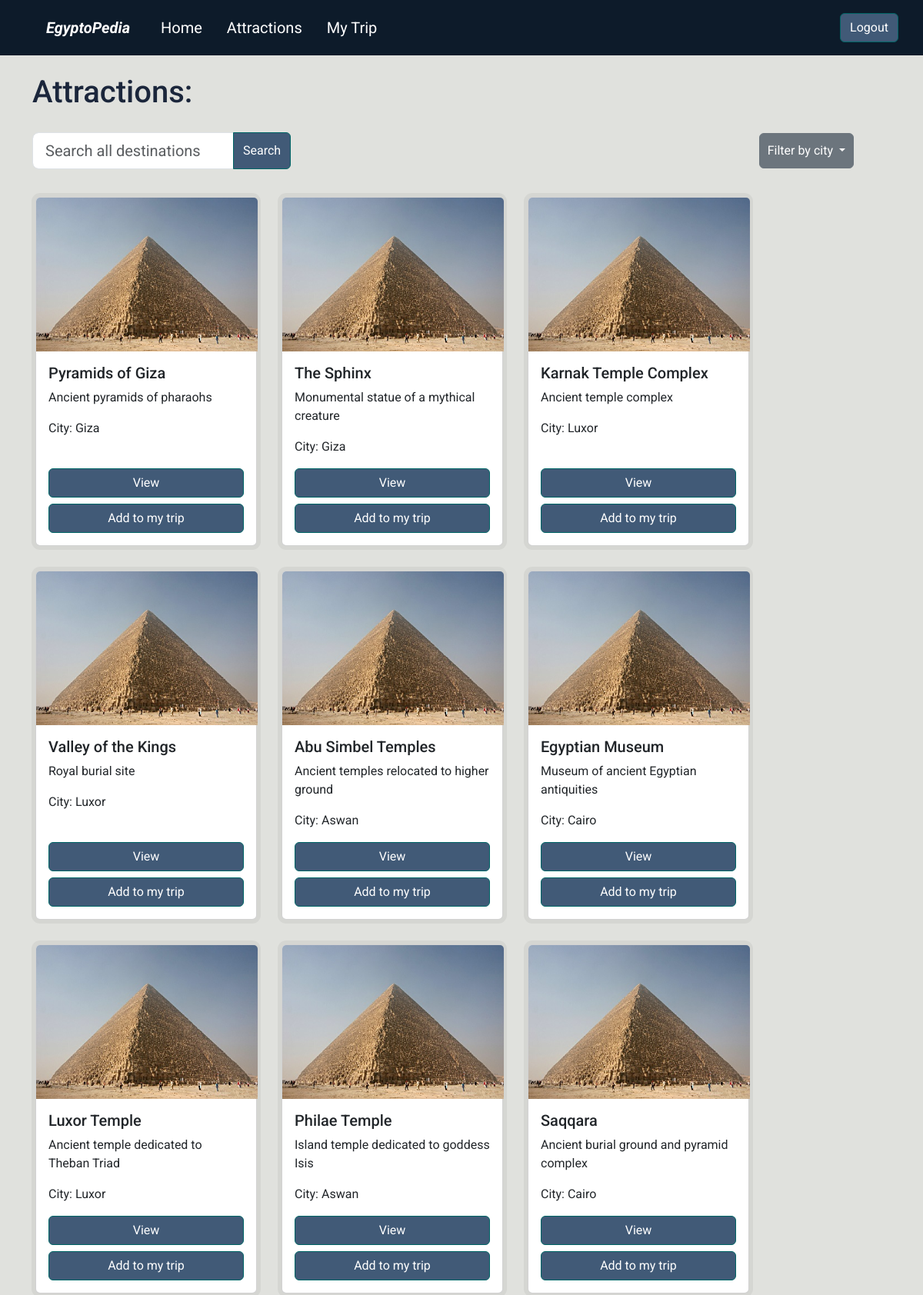
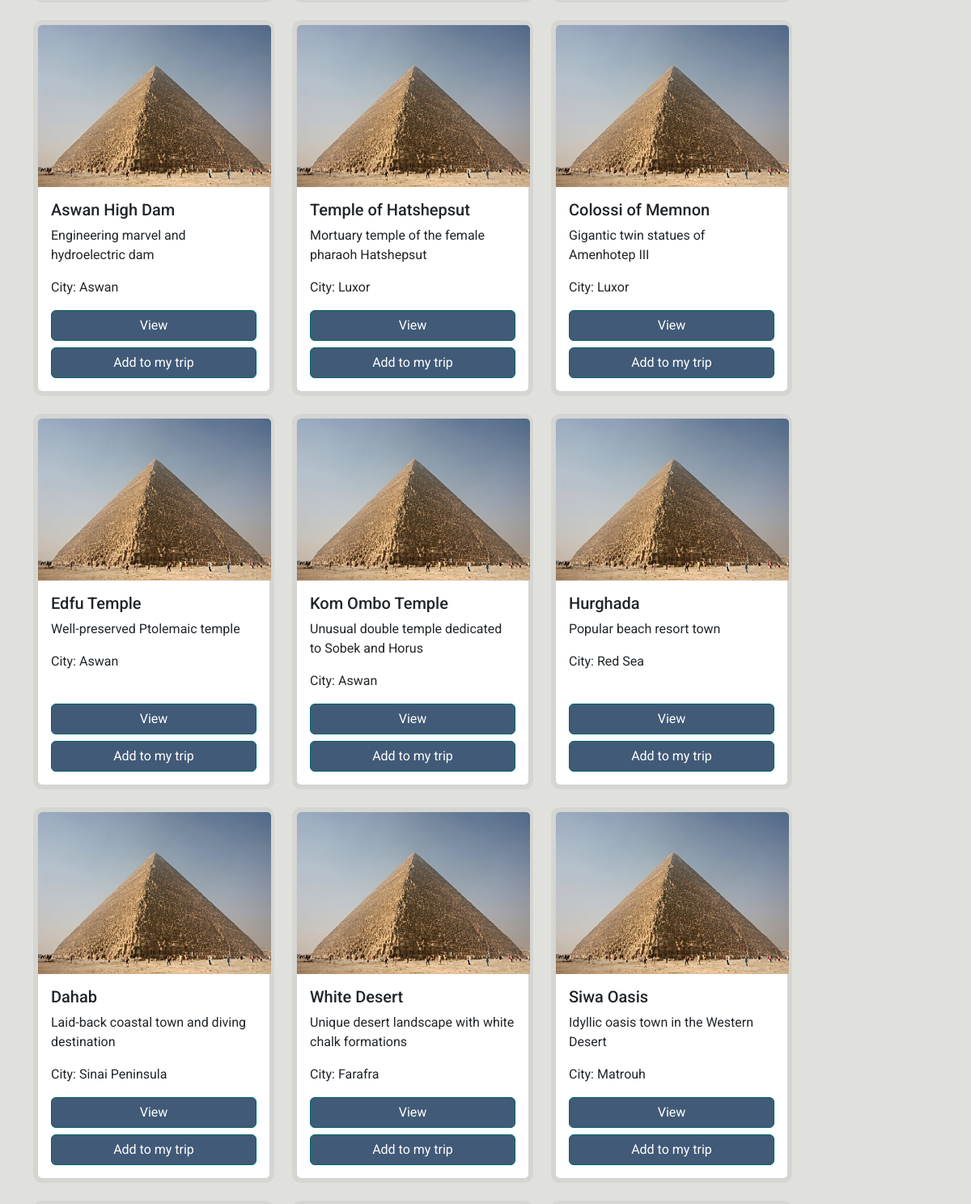
The page /attractions (signed in, upper part) on the database its author committed (2 pictures, top to bottom).
### models.py (models this page shows)
class Attraction(db.Model):
    __tablename__ = "attractions"
    id = db.Column(db.Integer, primary_key=True)
    name = db.Column(db.String(80), nullable=False)
    city = db.Column(db.String(80), nullable=False)
    location_latitude = db.Column(db.REAL)
    location_longitude = db.Column(db.REAL)
    summary = db.Column(db.String(200))
    description = db.Column(db.String)
    image = db.Column(db.String)

### app.py (the view, shortened to what this page needs)
@app.route("/attractions", methods=["GET", "POST"])
@login_required
def viewAttractions():
    if request.method == "GET":
        return render_template("attractions.html", attractions = myAttractions, uniqueCities=uniqueCities)

### app.py (called while the page is built)
@login_manager.user_loader
def load_user(user_id):
    return User.get(user_id)

### models.py (called while the page is built)
    def get(user_id):
        return db.session.query(User).get(user_id)

### templates/attractions.html (shortened to what this page needs)
{% extends "base.html" %} {% block title %} Attractions {% endblock %}
{% block main %}
<div class="container">
  <div class="row mt-4">
    <h1>Attractions:</h1>
  </div>
  <div class="row align-items-center">
    <form action="/attractions" method="post" class="col-md-6">
      <div class="input-group me-5 searchForm">
        <div class="">
          <input type="search" name="attraction_name" id="searchInput" placeholder="Search all destinations"
            class="form-control form-control-lg rounded-end-0" />
        </div>
        <button type="submit" class="btn btn-primary">Search</button>
      </div>
    </form>
    <div class="dropdown filterDropDown col-md-6">
      <button class="btn btn-secondary dropdown-toggle me-5" type="button" data-bs-toggle="dropdown" aria-expanded="false">
        Filter by city
      </button>
    </div>
  </div>
  <div class="row cardsContainer">
    {% for attraction in attractions %}
    <div class="card mx-3 my-3 px-0" style="width: 18rem">
     <div class="imgContainer">
      <img src="{{attraction.image}}"
      onerror="this.onerror = null; this.src='/static/default.jpg'" class="card-img-top" alt="..." />
     </div>
      <div class="card-body d-flex flex-column">
        <h5 class="card-title">{{attraction.name}}</h5>
        <p class="card-text">{{attraction.summary}}</p>
        <p class="card-text">City: {{attraction.city}}</p>
        <a href="/attractions/view/{{attraction.id}}" class="btn btn-primary mt-auto viewButton">View</a>
        <button type="button" class="btn btn-primary mt-2 addButton" data-bs-toggle="modal"
          data-bs-target="#modal{{attraction.id}}">
          Add to my trip
        </button>
      </div>
    </div>
    {% endfor %}
  </div>
  </div>
{% endblock %}

### templates/base.html (shortened to what this page needs)
<!DOCTYPE html>
<html lang="en">
<head>
    {% block head %}
    <link href="/static/bootstrap/bootstrap.min.css"  rel="stylesheet" >
    <link rel="stylesheet" href="/static/main.css">
    {% endblock %}
</head>
<body >
<nav class="navbar navbar-expand-lg bg-light bg-primary mb-3"  id="myCustomNavbar">
    <div class="container-fluid">
        <a class="navbar-brand  ms-sm-0 ms-lg-5  me-4 my-2" href="/">
            EgyptoPedia
      </a>
      <div class="collapse navbar-collapse" id="navbarSupportedContent">
        <ul class="navbar-nav me-auto mb-2 mb-lg-0">
          <li class="nav-item">
            <a class="nav-link mx-2" href="/">Home</a>
          </li>
          <li class="nav-item">
            <a class="nav-link mx-2" href="/attractions">Attractions</a>
          </li>
          <li class="nav-item">
            <a class="nav-link mx-2" href="/mytrip">My Trip</a>
          </li>
        </ul>
        <div class="navbar-nav ms-auto me-3">
            {% if current_user.is_authenticated %}
            <a class="btn btn-success mx-1 my-sm-2 my-lg-0 logButtons"  href="/logout">Logout</a>
            {% else %}
            <a class="btn btn-success mx-2 my-2 my-lg-0 logButtons"  href="/login">Login</a>
            <a class="btn btn-success mx-2 my-2 my-lg-0 logButtons"  href="/register">Register</a>
            {% endif %}
          </div>
      </div>
    </div>
  </nav>
{% block main %}
{% endblock %}
</body>
</html>

### static/main.css (style rules this page uses)
.bg-primary { background: #0d1b2a !important; color: white !important; }
.navbar-nav { font-size: 1.25rem !important; }
.navbar-brand { color: white !important; font-size: 1.25rem !important; font-weight: 700; font-style: italic; }
.navbar-nav .nav-item { display: flex; justify-content: center; align-items: center; }
.navbar-nav .nav-item .nav-link { color: white !important; }
body { background-color: #e0e1dd !important; color: #1b263b !important; font-family: 'Roboto', sans-serif !important; }
.btn.btn-success, .btn.btn-danger { background-color: #415a77 !important; border-color: #006666; color: white; }
.btn.btn-primary { background-color: #415a77 !important; border-color: #006666; color: white; }
.card { box-shadow: rgba(0, 0, 0, 0.05) 0 0 0 5px; }
.searchForm { justify-content: flex-start; margin-block: 20px; }
.filterDropDown { display: flex; justify-content: flex-end; align-items: center; }
.filterDropDown button { padding: 10px; }
.cardsContainer { justify-content: flex-start; }
.imgContainer { width: 18rem; height: 200px; aspect-ratio: 16 / 9; }
.imgContainer img { object-fit: cover; width: 100%; height: 100%; }

### rows shown on the page
Attraction: name "Pyramids of Giza", summary "Ancient pyramids of pharaohs", city "Giza"
Attraction: name "The Sphinx", summary "Monumental statue of a mythical creature", city "Giza"
Attraction: name "Karnak Temple Complex", summary "Ancient temple complex", city "Luxor"
Attraction: name "Valley of the Kings", summary "Royal burial site", city "Luxor"
Attraction: name "Abu Simbel Temples", summary "Ancient temples relocated to higher ground", city "Aswan"
Attraction: name "Egyptian Museum", summary "Museum of ancient Egyptian antiquities", city "Cairo"
Attraction: name "Luxor Temple", summary "Ancient temple dedicated to Theban Triad", city "Luxor"
Attraction: name "Philae Temple", summary "Island temple dedicated to goddess Isis", city "Aswan"
Attraction: name "Saqqara", summary "Ancient burial ground and pyramid complex", city "Cairo"
Attraction: name "Aswan High Dam", summary "Engineering marvel and hydroelectric dam", city "Aswan"
Attraction: name "Temple of Hatshepsut", summary "Mortuary temple of the female pharaoh Hatshepsut", city "Luxor"
Attraction: name "Colossi of Memnon", summary "Gigantic twin statues of Amenhotep III", city "Luxor"
Attraction: name "Edfu Temple", summary "Well-preserved Ptolemaic temple", city "Aswan"
Attraction: name "Kom Ombo Temple", summary "Unusual double temple dedicated to Sobek and Horus", city "Aswan"
Attraction: name "Hurghada", summary "Popular beach resort town", city "Red Sea"
Attraction: name "Dahab", summary "Laid-back coastal town and diving destination", city "Sinai Peninsula"
Attraction: name "White Desert", summary "Unique desert landscape with white chalk formations", city "Farafra"
Attraction: name "Siwa Oasis", summary "Idyllic oasis town in the Western Desert", city "Matrouh"
